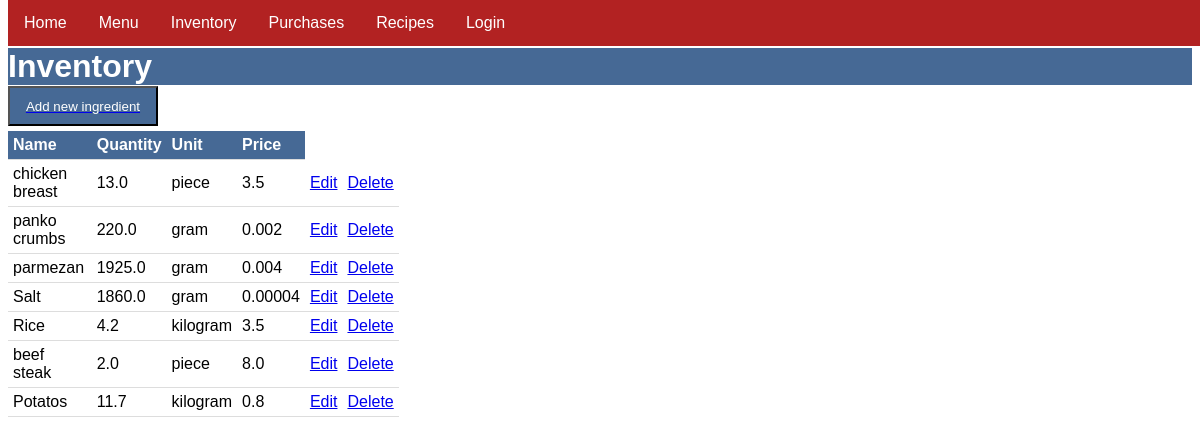
Page /inventory on the committed database.
### menu/models.py (models this page shows, shortened)
class Ingredient(models.Model):
    UNITS = [
        ("gram", "g"),
        ("kilogram", "kg"),
        ("piece", "pcs"),
        ("mililitr", "ml"),
        ("litre", "l"),
        ("other", "other")
    ]
    name = models.CharField(max_length=200)
    quantity = models.FloatField(null=True)
    unit = models.CharField(max_length=10, choices=UNITS, default="other")
    unit_price = models.FloatField(null=True)

### menu/views.py (the view)
# urls.py: path("inventory", views.IngredientList.as_view(), name="inventory"),
class IngredientList(ListView):
    template_name = "menu/ingredient_list.html"
    model = Ingredient

### menu/templates/menu/ingredient_list.html
{% extends 'menu/base.html' %}
{% block content %}
<h1>Inventory</h1>
<a href="{% url 'new_ingredient' %}"><button class="btn">Add new ingredient</button></a>
<table class="inventory">
    <tr>
        <th>Name</th>
        <th>Quantity</th>
        <th>Unit</th>
        <th>Price</th>
    </tr>
    <tr>
        {% for item in ingredient_list %}
    </tr>
    <tr>
        <td>{{ item.name }}</td>
        <td>{{ item.quantity }}</td>
        <td>{{ item.unit }}</td>
        <td>{{ item.unit_price }}</td>
        <td><a href="{% url 'ingredient_update' item.id %}">Edit</a></td>
        <td><a href="{% url 'ingredient_delete' item.id %}">Delete</a></td>
        {% endfor %}
    </tr>
</table>
{% endblock %}

### menu/static/menu/style.css (style rules this page uses)
* { font-family: Helvetica, sans-serif; }
h1 { background-color: #466995; color: white; position: relative; top: 40px; }
th, td { border-bottom: 1px solid #ddd; padding: 5px; text-align: left; }
td { color: black; z-index: 1 position: relative; }
th { background-color: #466995; color: white; position: relative; }
table { border-collapse: collapse; width: 33%; background-color: white position: relative; top: 200px; }
.inventory { position: relative; top: 25px; }
.btn { background-color: #466995; color: white; height: 40px; width: 150px; position: relative; top: 20px; display: block; }

### rows in the picture
Ingredient: name "chicken breast", quantity "13.0", unit "piece", unit_price "3.5"
Ingredient: name "panko crumbs", quantity "220.0", unit "gram", unit_price "0.002"
Ingredient: name "parmezan", quantity "1925.0", unit "gram", unit_price "0.004"
Ingredient: name "Salt", quantity "1860.0", unit "gram", unit_price "0.00004"
Ingredient: name "Rice", quantity "4.2", unit "kilogram", unit_price "3.5"
Ingredient: name "beef steak", quantity "2.0", unit "piece", unit_price "8.0"
Ingredient: name "Potatos", quantity "11.7", unit "kilogram", unit_price "0.8"
